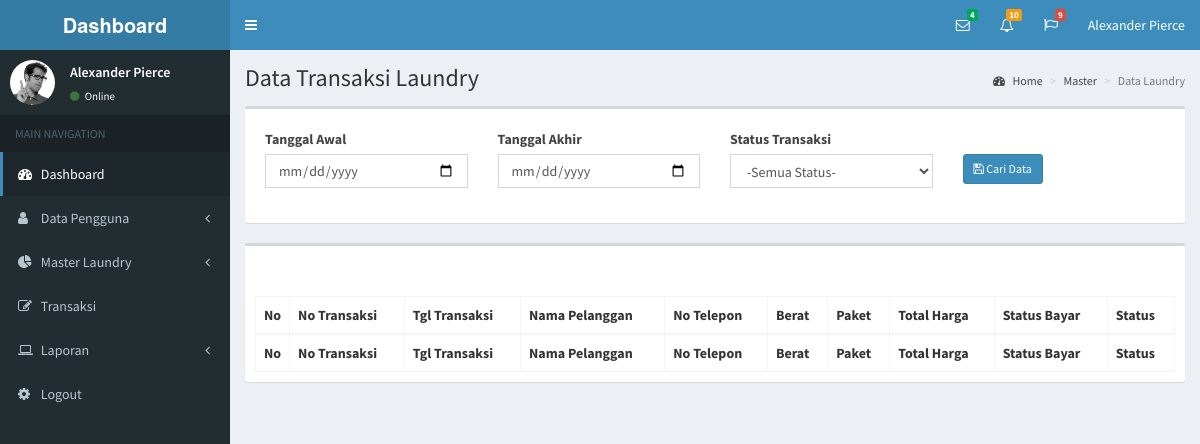
The page /laporantransaksi on the database as committed earlier.
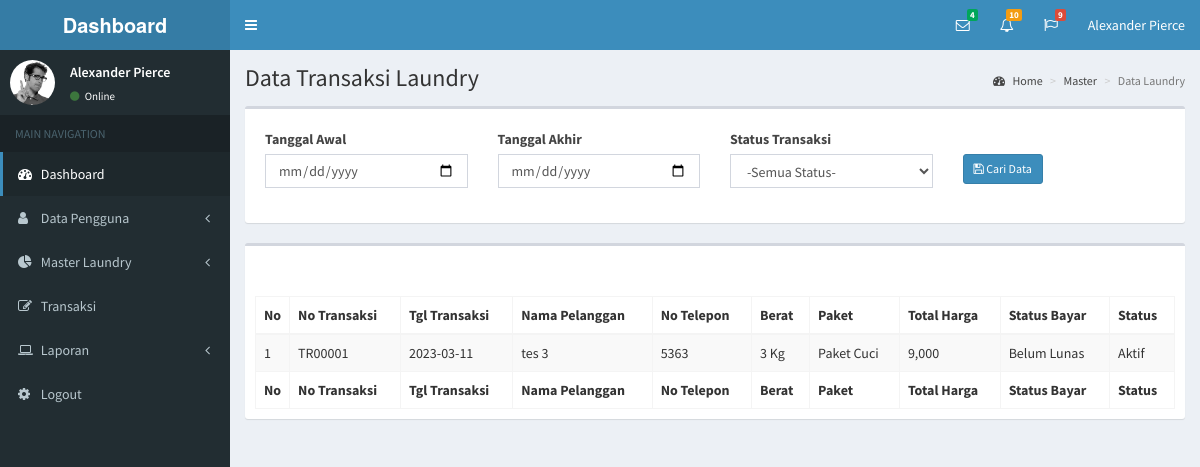
The same page on the database as committed later.
### tables this page shows
CREATE TABLE `tb_transaksi` (
  `id_transaksi` int(11) NOT NULL,
  `id_pelanggan` int(11) NOT NULL,
  `id_jenis_laundry` int(11) NOT NULL,
  `no_transaksi` varchar(10) NOT NULL,
  `harga_paket` int(7) NOT NULL,
  `berat_barang` int(3) NOT NULL,
  `total_harga` int(7) NOT NULL,
  `tgl_transaksi` date NOT NULL,
  `status_transaksi` varchar(25) NOT NULL,
  `status_bayar` varchar(25) NOT NULL,
  `catatan_pelanggan` text NOT NULL,
  `deleted` int(1) NOT NULL
);

CREATE TABLE `tb_pelanggan` (
  `id_pelanggan` int(11) NOT NULL,
  `nama_pelanggan` varchar(50) NOT NULL,
  `email_pelanggan` varchar(50) NOT NULL,
  `password_pelanggan` text NOT NULL,
  `no_telepon_pelanggan` varchar(13) NOT NULL,
  `alamat_pelanggan` text NOT NULL,
  `deleted` int(11) NOT NULL
);

CREATE TABLE `tb_jenis_laundry` (
  `id_jenis_laundry` int(11) NOT NULL,
  `nama_jenis_laundry` varchar(50) NOT NULL,
  `harga_jenis_laundry` varchar(6) NOT NULL,
  `deskripsi_jenis_laundry` text NOT NULL,
  `deleted` int(11) NOT NULL
);

### application/controllers/Dashboard_controller.php (called while the page is built, shortened)
<?php defined('BASEPATH')OR exit('No dirrect access allowed');
    class Dashboard_controller extends CI_Controller{
        public function __construct(){
            $this->load->model('Dashboard_model');
        }
        public function laporan_transaksi(){
            $data['listtransaksi'] = $this->Dashboard_model->get_data_transaksi();
            $this->load->view('header/index-header-dashboard');
            $this->load->view('laporan/index-laporan-transaksi',$data);
        }
    }
?>

### index.php (called while the page is built, shortened)
<?php
require_once BASEPATH.'core/CodeIgniter.php';

### application/models/Dashboard_model.php (called while the page is built, shortened)
<?php
    class Dashboard_model extends CI_Model{
        public function get_data_transaksi(){
            return $this->db->where('a.deleted',0)
                            ->select('a.*,b.*,c.*')
                            ->from('tb_transaksi a')
                            ->join('tb_pelanggan b','a.id_pelanggan = b.id_pelanggan','left')
                            ->join('tb_jenis_laundry c','a.id_jenis_laundry = c.id_jenis_laundry','left')
                            ->order_by('a.id_transaksi','DESC')
                            ->get()->result();
        }
    }
?>

### application/views/laporan/index-laporan-transaksi.php (the view, shortened to what the changed rows need)
<!DOCTYPE html>
<html>
  <head>
    <link rel="stylesheet" href="<?php echo base_url();?>assets/bootstrap/css/bootstrap.min.css">
    <link rel="stylesheet" href="https://maxcdn.bootstrapcdn.com/font-awesome/4.4.0/css/font-awesome.min.css">
    <link rel="stylesheet" href="https://code.ionicframework.com/ionicons/2.0.1/css/ionicons.min.css">
    <link rel="stylesheet" href="<?php echo base_url();?>assets/plugins/datatables/dataTables.bootstrap.css">
    <link rel="stylesheet" href="<?php echo base_url();?>assets/dist/css/AdminLTE.min.css">
    <link rel="stylesheet" href="<?php echo base_url();?>assets/dist/css/skins/_all-skins.min.css">
  </head>
  <body class="hold-transition skin-blue sidebar-mini">
    <div class="wrapper">
      <div class="content-wrapper">
        <section class="content-header">
          <h1>
            Data Transaksi Laundry
          </h1>
        </section>
        <section class="content">
          <div class="row">
            <div class="col-xs-12">
              <div class="box">
                <div class="box-body">
                  <table id="example1" class="table table-bordered table-striped">
                    <thead>
                      <tr>
                        <th width="10px">No</th>
                        <th>No Transaksi</th>
                        <th>Tgl Transaksi</th>
                        <th>Nama Pelanggan</th>
                        <th>No Telepon</th>
                        <th>Berat</th>
                        <th>Paket</th>
                        <th>Total Harga</th>
                        <th>Status Bayar</th>
                        <th>Status</th>
                      </tr>
                    </thead>
                    <tbody>
                      <?php
                        $no=1;
                        foreach($listtransaksi as $transaksi) {
                      ?>
                        <tr>
                          <td><?php echo $no++;?></td>
                          <td><?php echo $transaksi->no_transaksi;?></td>
                          <td><?php echo $transaksi->tgl_transaksi;?></td>
                          <td><?php echo $transaksi->nama_pelanggan;?></td>
                          <td><?php echo $transaksi->no_telepon_pelanggan;?></td>
                          <td><?php echo $transaksi->berat_barang;?> Kg</td>
                          <td><?php echo $transaksi->nama_jenis_laundry;?></td>
                          <td><?php echo number_format($transaksi->total_harga);?></td>
                          <td><?php echo $transaksi->status_bayar;?></td>
                          <td><?php echo $transaksi->status_transaksi;?></td>
                        </tr>
                      <?php } ?>
                    </tbody>
                    <tfoot>
                      <tr>
                        <th width="10px">No</th>
                        <th>No Transaksi</th>
                        <th>Tgl Transaksi</th>
                        <th>Nama Pelanggan</th>
                        <th>No Telepon</th>
                        <th>Berat</th>
                        <th>Paket</th>
                        <th>Total Harga</th>
                        <th>Status Bayar</th>
                        <th>Status</th>
                      </tr>
                    </tfoot>
                  </table>
                </div>
              </div>
            </div>
          </div>
        </section>
      </div>
    </div>
  </body>
</html>

Rows that differ between the two databases and show on the page:
added tb_transaksi: no_transaksi "TR00001", tgl_transaksi "2023-03-11", id_pelanggan.nama_pelanggan "tes 3", id_pelanggan.no_telepon_pelanggan "5363", berat_barang "3", id_jenis_laundry.nama_jenis_laundry "Paket Cuci", total_harga "9,000", status_bayar "Belum Lunas", status_transaksi "Aktif"
